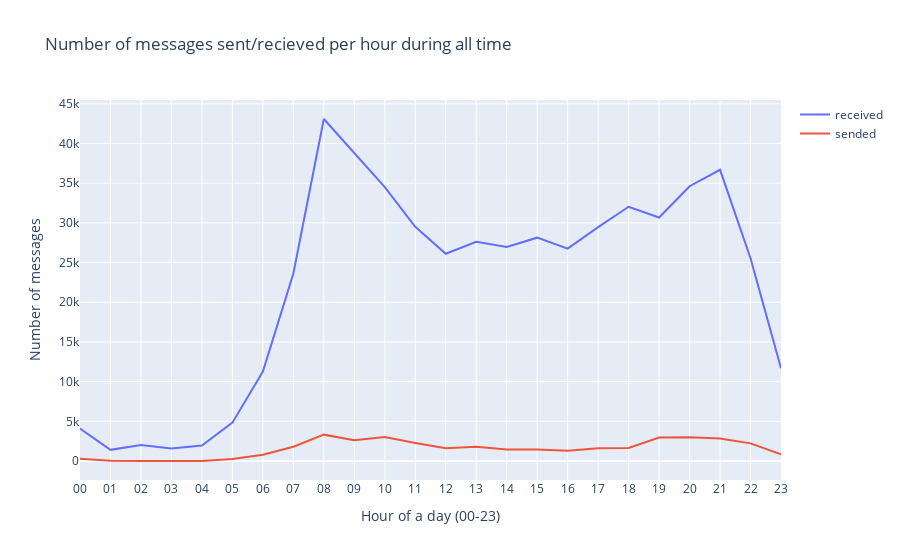

Here is the notebook cell this chart was saved with:
### Code cell
fig = go.Figure()

fig.add_trace(go.Line(
    name='received',
    x=hour_df['Hour'],
    y=hour_df['recieved']
))

fig.add_trace(go.Line(
    name='sended',
    x=hour_df['Hour'],
    y=hour_df['sended']
))
fig.update_layout(
    title="Number of messages sent/recieved per hour during all time",
    xaxis_title="Hour of a day (00-23)",
    yaxis_title="Number of messages",
)
fig.show()

### Figure 1 — Plotly figure (JSON) as saved in the notebook; plotly's stock layout.template omitted (floating-point values rounded to 4 significant figures)
{"data": [{"name": "received", "type": "scatter", "x": ["00", "01", "02", "03", "04", "05", "06", "07", "08", "09", "10", "11", "12", "13", "14", "15", "16", "17", "18", "19", "20", "21", "22", "23"], "y": [4090, 1408, 2025, 1575, 1957, 4832, 11265, 23630, 43085, 38789, 34516, 29509, 26107, 27619, 26960, 28136, 26758, 29469, 32027, 30677, 34620, 36686, 25548, 11683]}, {"name": "sended", "type": "scatter", "x": ["00", "01", "02", "03", "04", "05", "06", "07", "08", "09", "10", "11", "12", "13", "14", "15", "16", "17", "18", "19", "20", "21", "22", "23"], "y": [298, 41, 3, 2, 14, 254, 784, 1793, 3321, 2605, 3028, 2281, 1610, 1812, 1435, 1454, 1307, 1595, 1638, 2953, 3000, 2839, 2226, 837]}], "layout": {"title": {"text": "Number of messages sent/recieved per hour during all time"}, "xaxis": {"title": {"text": "Hour of a day (00-23)"}}, "yaxis": {"title": {"text": "Number of messages"}}}}
